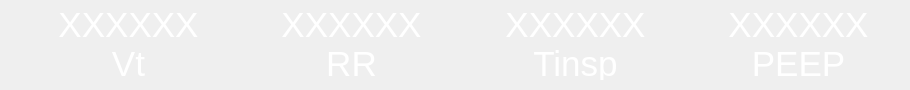
<?xml version="1.0" encoding="UTF-8"?>
<ui version="4.0">
 <class>Form</class>
 <widget class="QWidget" name="Form">
  <property name="geometry">
   <rect>
    <x>0</x>
    <y>0</y>
    <width>910</width>
    <height>90</height>
   </rect>
  </property>
  <property name="windowTitle">
   <string>Form</string>
  </property>
  <widget class="QWidget" name="gridLayoutWidget">
   <property name="geometry">
    <rect>
     <x>58</x>
     <y>8</y>
     <width>811</width>
     <height>72</height>
    </rect>
   </property>
   <layout class="QGridLayout" name="gridLayout">
    <item row="2" column="4">
     <widget class="QLabel" name="Tinsp_label_btm">
      <property name="font">
       <font>
        <family>Arial</family>
        <pointsize>26</pointsize>
       </font>
      </property>
      <property name="styleSheet">
       <string notr="true">color: rgb(255,255,255);</string>
      </property>
      <property name="text">
       <string>Tinsp</string>
      </property>
      <property name="alignment">
       <set>Qt::AlignCenter</set>
      </property>
     </widget>
    </item>
    <item row="1" column="0">
     <widget class="QLabel" name="setVtvar_btm">
      <property name="font">
       <font>
        <family>Arial</family>
        <pointsize>26</pointsize>
       </font>
      </property>
      <property name="styleSheet">
       <string notr="true">color: rgb(255,255,255);</string>
      </property>
      <property name="text">
       <string>XXXXXX</string>
      </property>
      <property name="alignment">
       <set>Qt::AlignCenter</set>
      </property>
     </widget>
    </item>
    <item row="1" column="1">
     <spacer name="horizontalSpacer_1">
      <property name="orientation">
       <enum>Qt::Horizontal</enum>
      </property>
      <property name="sizeHint" stdset="0">
       <size>
        <width>40</width>
        <height>20</height>
       </size>
      </property>
     </spacer>
    </item>
    <item row="2" column="2">
     <widget class="QLabel" name="RR_label_btm">
      <property name="font">
       <font>
        <family>Arial</family>
        <pointsize>26</pointsize>
       </font>
      </property>
      <property name="styleSheet">
       <string notr="true">color: rgb(255,255,255);</string>
      </property>
      <property name="text">
       <string>RR</string>
      </property>
      <property name="alignment">
       <set>Qt::AlignCenter</set>
      </property>
     </widget>
    </item>
    <item row="1" column="3">
     <spacer name="horizontalSpacer_2">
      <property name="orientation">
       <enum>Qt::Horizontal</enum>
      </property>
      <property name="sizeHint" stdset="0">
       <size>
        <width>40</width>
        <height>20</height>
       </size>
      </property>
     </spacer>
    </item>
    <item row="2" column="6">
     <widget class="QLabel" name="PEEP_label_btm">
      <property name="font">
       <font>
        <family>Arial</family>
        <pointsize>26</pointsize>
       </font>
      </property>
      <property name="styleSheet">
       <string notr="true">color: rgb(255,255,255);</string>
      </property>
      <property name="text">
       <string>PEEP</string>
      </property>
      <property name="alignment">
       <set>Qt::AlignCenter</set>
      </property>
     </widget>
    </item>
    <item row="1" column="6">
     <widget class="QLabel" name="setPEEPvar_btm">
      <property name="font">
       <font>
        <family>Arial</family>
        <pointsize>26</pointsize>
       </font>
      </property>
      <property name="styleSheet">
       <string notr="true">color: rgb(255,255,255);</string>
      </property>
      <property name="text">
       <string>XXXXXX</string>
      </property>
      <property name="alignment">
       <set>Qt::AlignCenter</set>
      </property>
     </widget>
    </item>
    <item row="1" column="4">
     <widget class="QLabel" name="setTinspvar_btm">
      <property name="font">
       <font>
        <family>Arial</family>
        <pointsize>26</pointsize>
       </font>
      </property>
      <property name="styleSheet">
       <string notr="true">color: rgb(255,255,255);</string>
      </property>
      <property name="text">
       <string>XXXXXX</string>
      </property>
      <property name="alignment">
       <set>Qt::AlignCenter</set>
      </property>
     </widget>
    </item>
    <item row="2" column="0">
     <widget class="QLabel" name="Vt_label_btm">
      <property name="font">
       <font>
        <family>Arial</family>
        <pointsize>26</pointsize>
       </font>
      </property>
      <property name="styleSheet">
       <string notr="true">color: rgb(255,255,255);</string>
      </property>
      <property name="text">
       <string>Vt</string>
      </property>
      <property name="alignment">
       <set>Qt::AlignCenter</set>
      </property>
     </widget>
    </item>
    <item row="1" column="2">
     <widget class="QLabel" name="setRRvar_btm">
      <property name="font">
       <font>
        <family>Arial</family>
        <pointsize>26</pointsize>
       </font>
      </property>
      <property name="styleSheet">
       <string notr="true">color: rgb(255,255,255);</string>
      </property>
      <property name="text">
       <string>XXXXXX</string>
      </property>
      <property name="alignment">
       <set>Qt::AlignCenter</set>
      </property>
     </widget>
    </item>
    <item row="1" column="5">
     <spacer name="horizontalSpacer_3">
      <property name="orientation">
       <enum>Qt::Horizontal</enum>
      </property>
      <property name="sizeHint" stdset="0">
       <size>
        <width>40</width>
        <height>20</height>
       </size>
      </property>
     </spacer>
    </item>
   </layout>
  </widget>
 </widget>
 <resources/>
 <connections/>
</ui>
